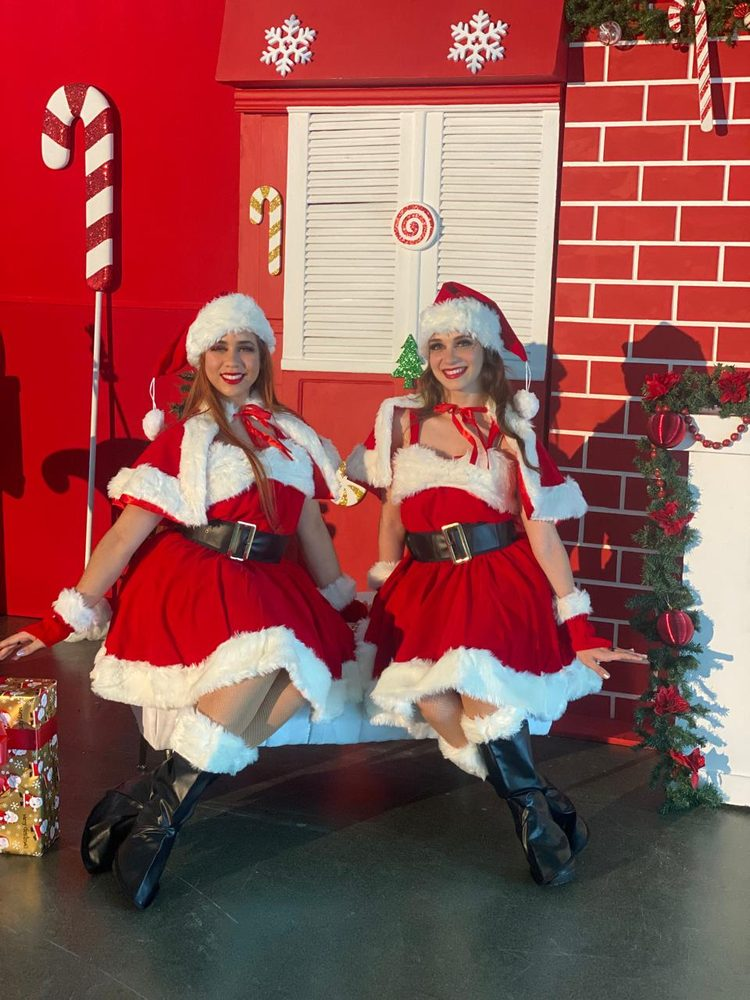
#> input picture assets/img/tematicas/navidad/02.jpg, 750 x 1000 px, given in place of 12.jpg, which was not available
$ python portada_navidad.py
#> lines starting #> are read from the running program, lines starting #| are printed output that depends on the picture; pictures that were not available may be replaced by others from this repository, and a replacement may not be noted
"""Monta el video de portada navideno a partir de las fotos de estudio.

Se generan los fotogramas uno a uno con PIL en vez de usar los filtros de
ffmpeg: asi se controla el encuadre exacto de cada foto y no hay sorpresas
con caras cortadas.

Cada foto lleva un movimiento lento de camara (acercarse, alejarse o
recorrer). Las verticales casi no se recortan; las horizontales se recorren
de lado a lado, que convierte el recorte en un efecto en vez de un problema.

El montaje es CICLICO: el final funde con el principio, asi que al repetirse
en bucle no se ve el corte.
"""
from PIL import Image
import os, subprocess, sys, shutil

W, H = 720, 1280          # mismo formato que la portada actual
FPS = 30
DUR = 4.2                 # segundos por foto, fundido incluido
FADE = 0.8                # fundido entre fotos

BASE = 'assets/img/tematicas/'
SALIDA_DIR = os.path.normpath('C:/Users/EQUIPO/AppData/Local/Temp/claude/'
                              'C--Users-EQUIPO-Desktop-Proyectos-claude/'
                              '743bcc5d-28f7-4b2e-a146-7922b8ed0f28/scratchpad/frames')
DEST = 'assets/hero-navidad.mp4'
FF = r'C:/Program Files (x86)/HikCentral/VSM Servers/SYS/ffmpeg.exe'

# (archivo, movimiento, parametros)
#   'zoom'   acercarse/alejarse:  (z0, z1, cx, cy)   z = cuanto se ve (1 = todo)
#   'pan'    recorrer de lado:    (x0, x1)           posicion horizontal 0..1
PLAN = [
    ('navidad/12.jpg', 'pan',  (0.12, 0.88)),   # el grupo entero, de lado a lado
    ('navidad/13.jpg', 'zoom', (1.00, 0.88, 0.5, 0.38)),
    ('navidad/17.jpg', 'zoom', (0.88, 1.00, 0.5, 0.34)),
    ('navidad/11.jpg', 'pan',  (0.86, 0.14)),   # Grinch y galleta, al reves
    ('blanca-navidad/01.jpg', 'zoom', (1.00, 0.90, 0.5, 0.40)),
    ('navidad/18.jpg', 'zoom', (0.90, 1.00, 0.5, 0.36)),
]

OBJ = W / H               # proporcion del lienzo (0.5625)


def ventana(im, mov, p, t):
    """Devuelve el recorte de la foto para el instante t (0..1)."""
    sw, sh = im.size
    if mov == 'pan':
        # se ve todo el alto; la ventana recorre a lo ancho
        vh = sh
        vw = vh * OBJ
        x0, x1 = p
        cx = x0 + (x1 - x0) * t
        izq = cx * (sw - vw)
        izq = max(0, min(izq, sw - vw))
        return (izq, 0, izq + vw, vh)
    # zoom: z es la fraccion del alto que se ve
    z0, z1, cx, cy = p
    z = z0 + (z1 - z0) * t
    vh = sh * z
    vw = vh * OBJ
    if vw > sw:                      # la foto no da de ancho: limitar
        vw = sw
        vh = vw / OBJ
    izq = cx * sw - vw / 2
    arr = cy * sh - vh / 2
    izq = max(0, min(izq, sw - vw))
    arr = max(0, min(arr, sh - vh))
    return (izq, arr, izq + vw, arr + vh)


def fotograma(im, mov, p, t):
    return im.resize((W, H), Image.LANCZOS, box=ventana(im, mov, p, t))


def main():
    if os.path.isdir(SALIDA_DIR):
        shutil.rmtree(SALIDA_DIR)
    os.makedirs(SALIDA_DIR)

    fotos = [Image.open(BASE + f).convert('RGB') for f, _, _ in PLAN]
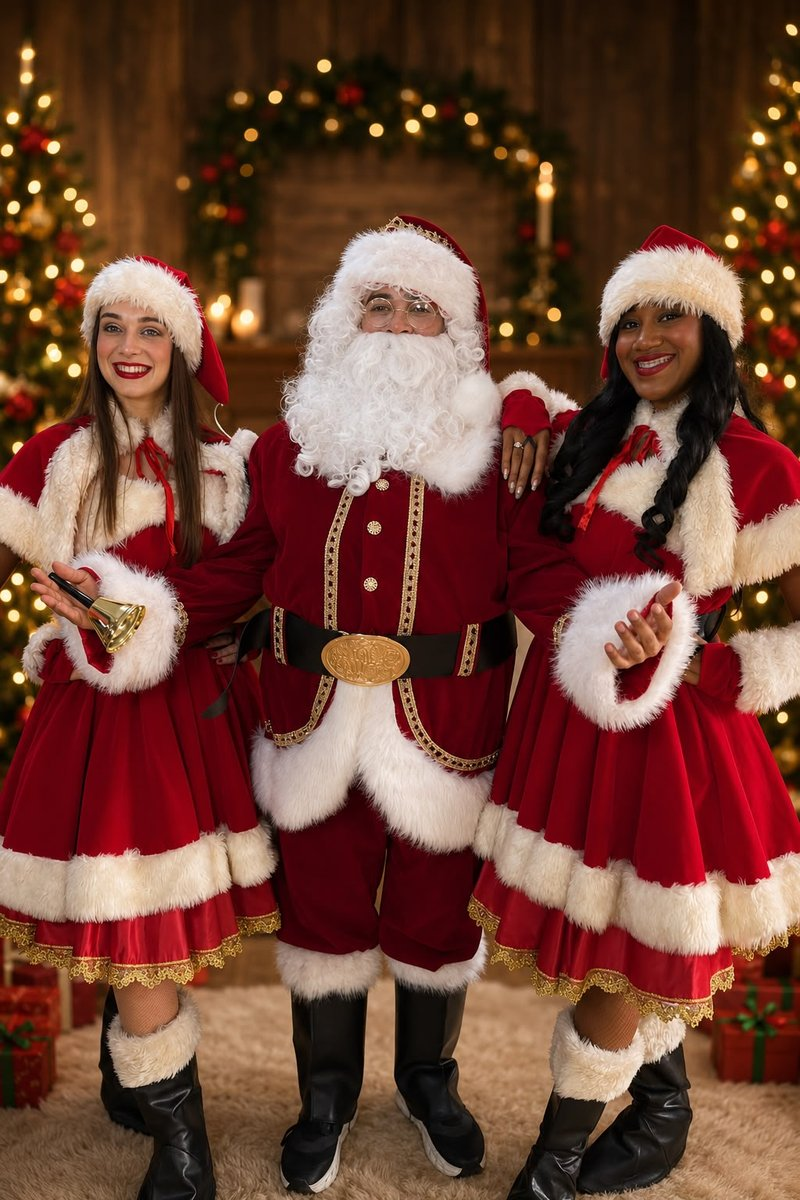
#> input picture assets/img/tematicas/navidad/13.jpg, 800 x 1200 px, found by its file name
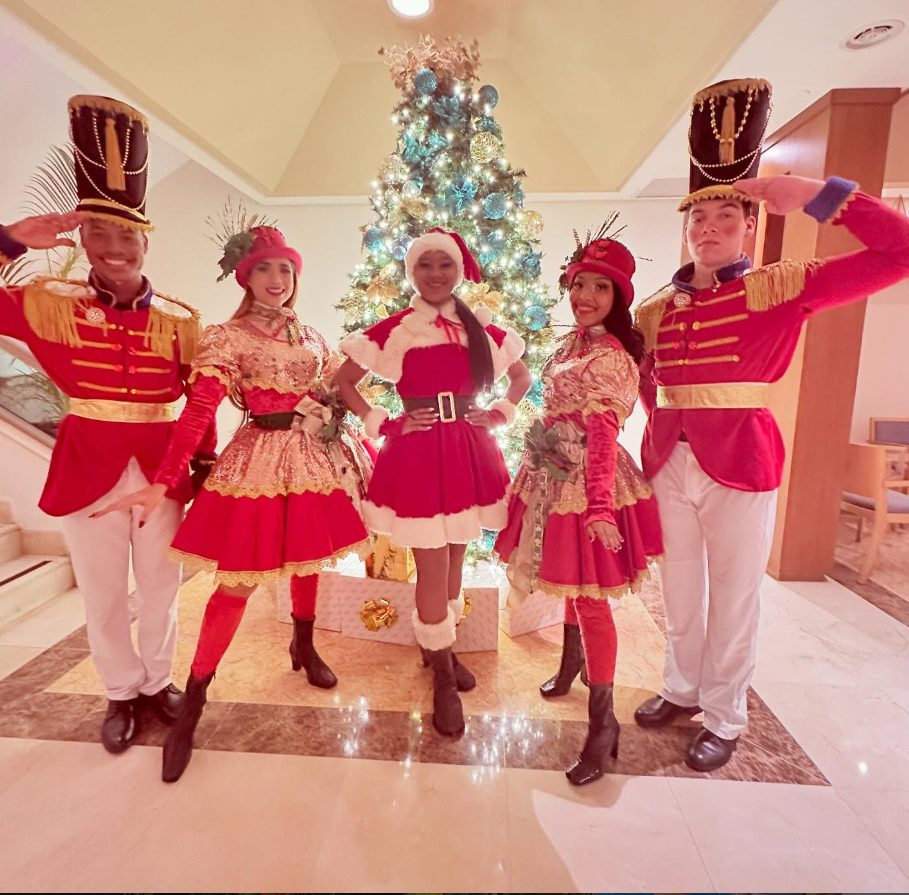
#> input picture assets/img/tematicas/navidad/03.jpg, 909 x 895 px, given in place of 17.jpg, which was not available
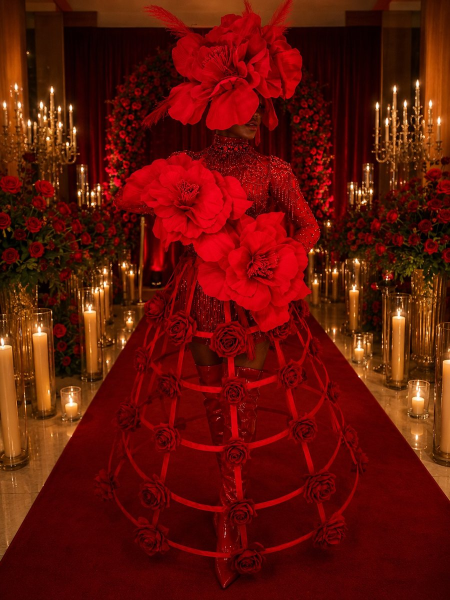
#> input picture assets/img/tematicas/vogue/11.jpg, 900 x 1200 px, found by its file name (shown at 1/2 size)
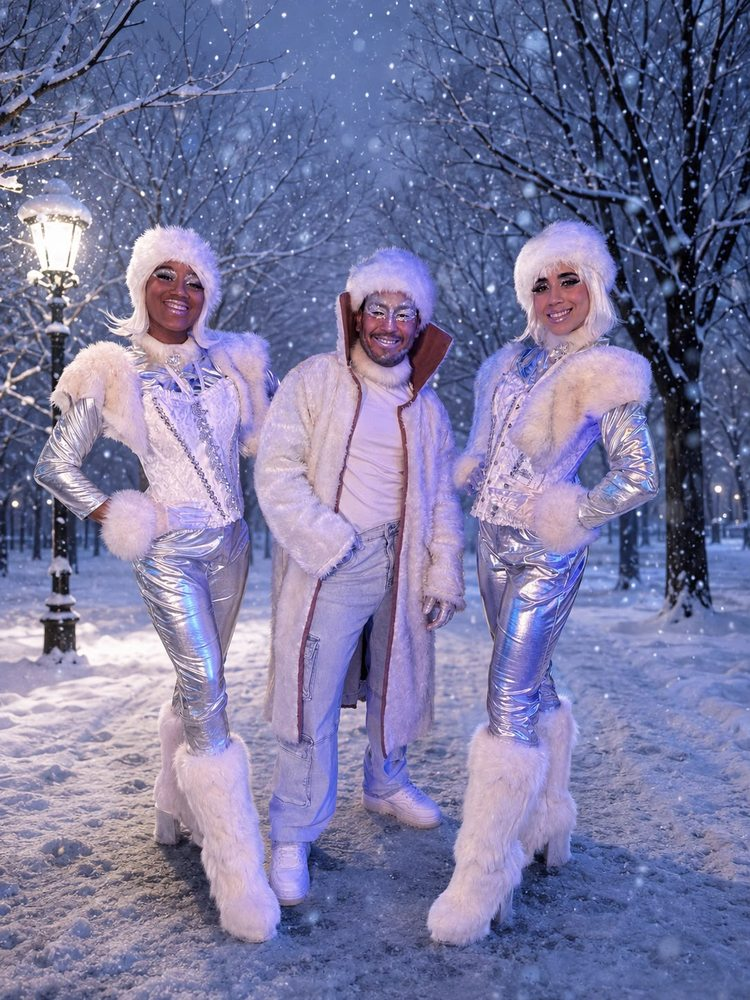
#> input picture assets/img/tematicas/blanca-navidad/01.jpg, 750 x 1000 px, found by its file name
#> fotos = 6 items
    n = len(PLAN)
    paso = DUR - FADE                      # lo que avanza la linea de tiempo por foto
    total = int(round(paso * n * FPS))     # ciclico: el ultimo funde con el primero
    print('fotos:', n, ' duracion:', round(total / FPS, 2), 's ', total, 'fotogramas')

    marcoFade = FADE * FPS
    marcoPaso = paso * FPS
    marcoDur = DUR * FPS          # lo que dura una foto en pantalla, fundidos incluidos

    for k in range(total):
        capas = []
        for i in range(n):
            # d = cuanto llevamos dentro de esta foto, contando la vuelta al principio
            d = k - i * marcoPaso
            if d < -total / 2:
                d += total
            elif d > total / 2:
                d -= total
            if d < 0 or d > marcoDur:
                continue
            # entra durante el primer fundido, sale durante el ultimo; en medio,
            # opaca. Asi dos fotos consecutivas siempre suman 1 y no se fantasman.
            if d < marcoFade:
                a = d / marcoFade
            elif d > marcoPaso:
                a = 1 - (d - marcoPaso) / marcoFade
            else:
                a = 1.0
            if a <= 0.001:
                continue
            capas.append((fotograma(fotos[i], PLAN[i][1], PLAN[i][2], d / marcoDur), a))

        if not capas:
            continue
        base = capas[0][0]
        acc = capas[0][1]
        for img, a in capas[1:]:
            acc2 = acc + a
            base = Image.blend(base, img, a / acc2 if acc2 else 0)
            acc = acc2
        base.save('%s/f%05d.jpg' % (SALIDA_DIR, k), quality=95)
        if k % 90 == 0:
            print('  ', k, '/', total)
#> this loop made 612 passes
#> pass 3, in main, `base = capas[0][0]`:
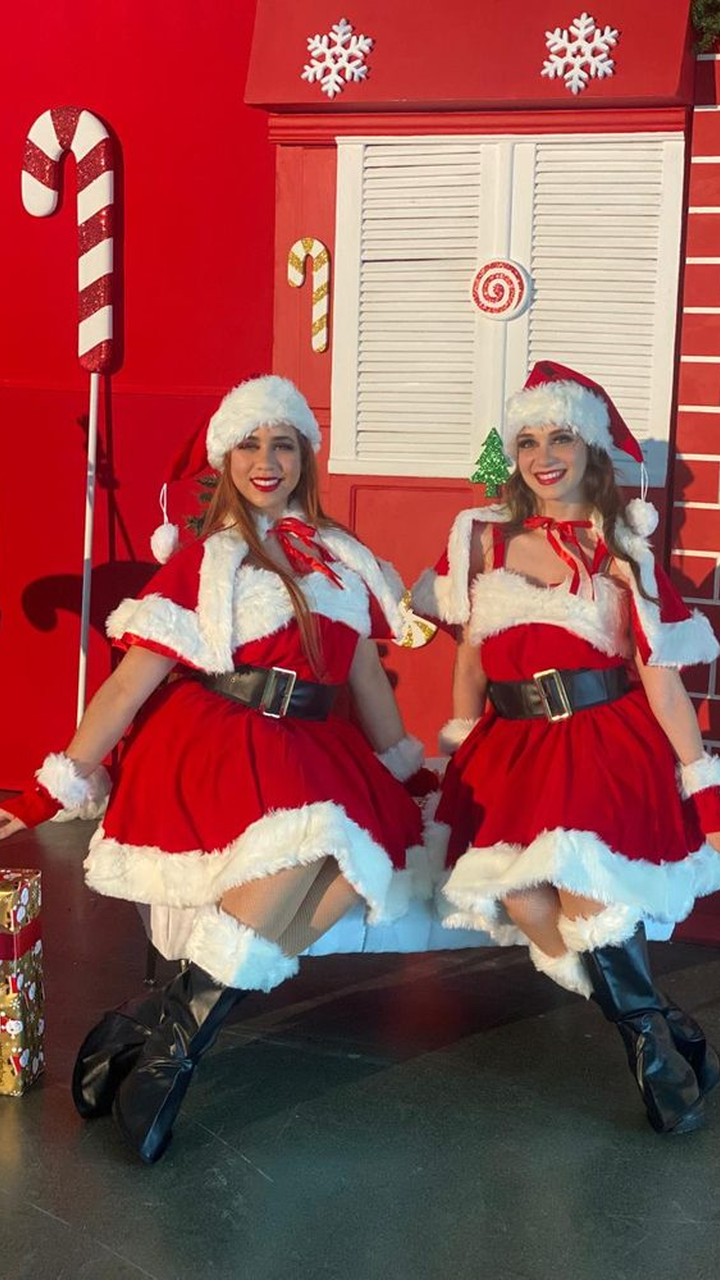
#> base: PIL image 720x1280 RGB; mean R, G, B 147.2, 81.3, 80.1

    print('codificando...')
    cmd = [FF, '-y', '-framerate', str(FPS), '-i', SALIDA_DIR + '/f%05d.jpg',
           '-c:v', 'libx264', '-preset', 'slow', '-crf', '23',
           '-pix_fmt', 'yuv420p', '-movflags', '+faststart',
           '-an', DEST]
    r = subprocess.run(cmd, capture_output=True, text=True)
    if r.returncode != 0:
        print(r.stderr[-1500:])
        sys.exit(1)
    print('listo:', DEST, os.path.getsize(DEST) // 1024, 'KB')


if __name__ == '__main__':
    main()
#> (the call stopped at in main, `r = subprocess.run(cmd, capture_output=True, text=True)`: subprocess is not available in this run)
